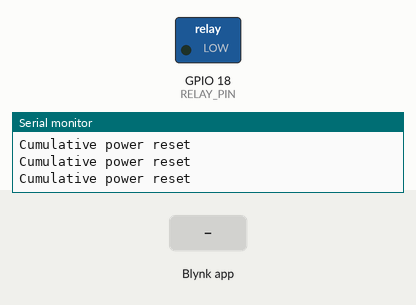
Bench run of a sketch on a simulated ESP32. On the bench: switched loads named in the sketch (green lamp = pin HIGH), the last lines printed to the serial monitor. Inputs (shaded band) come from the test bench. WiFi joins after 1.5 s; servers stay silent unless stated.

Above: at 3.0 s.
3.1 s: Blynk app writes 0 to V3
At 4.2 s:
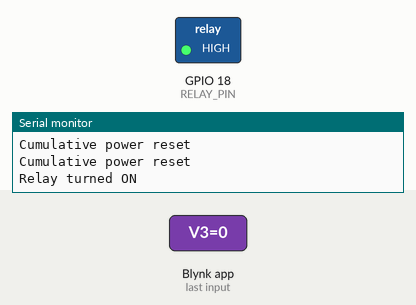
4.6 s: Blynk app writes 1 to V3
At 5.3 s:
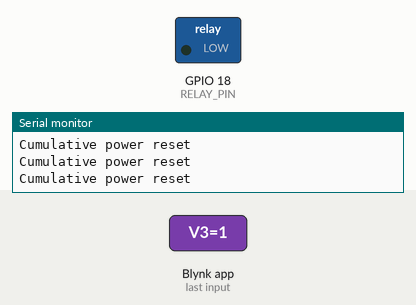
6.1 s: Blynk app writes 200 to V3
At 6.5 s:
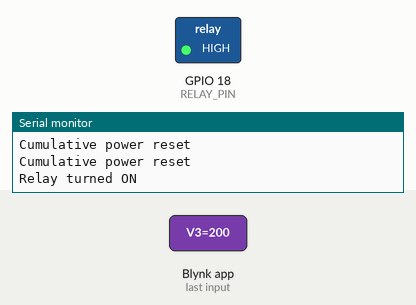
Timing chart, 0 to 9.1 s (numbered marks = the images above; inputs shaded):
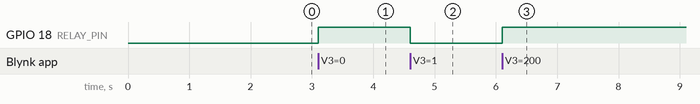

The sketch:

ct_apr29a.ino
```cpp
#define BLYNK_PRINT Serial

#define BLYNK_TEMPLATE_ID "TMPL3TUQcNJid"
#define BLYNK_TEMPLATE_NAME "Smart Plug"
#define BLYNK_AUTH_TOKEN "-i7gpy-gz8w3U8zkZe4H59-n3Nyc4Omk"

#include <WiFi.h>
#include <WiFiClient.h>
#include <BlynkSimpleEsp32.h>
#include "EmonLib.h"
#include <Wire.h> // Include Emon Library

EnergyMonitor emon1; // Create an instance of the EnergyMonitor class

char auth[] = "-i7gpy-gz8w3U8zkZe4H59-n3Nyc4Omk"; // Blynk Auth Token
char ssid[] = "wolfce"; // Your WiFi Name
char pass[] = "abcde123"; // Your WiFi Password

#define RELAY_PIN 18 // Define the pin connected to the relay
#define CT_PIN 33 // Define the pin connected to the CT sensor

BlynkTimer timer;
float powerConsumption = 0.0;
float cumulativePower = 0.0;
bool relayState = false;
float maxPower = 1000.0; // Maximum power consumption threshold

void setup() {
  Serial.begin(9600);
  Blynk.begin(auth, ssid, pass);

  pinMode(RELAY_PIN, OUTPUT);
  digitalWrite(RELAY_PIN, LOW); // Initially turn off the relay
  relayState = false;

  // Setup a virtual pin to control the relay
  Blynk.virtualWrite(V2, LOW); // Set the initial state of the widget in the Blynk app

  // Setup a virtual pin to receive commands from the Blynk app
  Blynk.virtualWrite(V3, 0); // Set the initial state of the widget in the Blynk app

  // Assign a function to be called when the virtual pin state changes
  timer.setInterval(100L, checkVirtualPin);
  emon1.current(CT_PIN, 1); // Current: input pin, calibration.
}

void loop() {
  Blynk.run();
  timer.run();
}

// Function to control the relay based on the value received from the Blynk app
void relayControl(int value) {
  if (value == HIGH) {
    digitalWrite(RELAY_PIN, LOW); // Turn off the relay
    relayState = false;
    Blynk.virtualWrite(V2, LOW); // Update V2 to show relay is OFF
    Serial.println("Relay turned OFF");
  } else {
    digitalWrite(RELAY_PIN, HIGH); // Turn on the relay
    relayState = true;
    Blynk.virtualWrite(V2, HIGH); // Update V2 to show relay is ON
    Serial.println("Relay turned ON");
  }
}

void checkVirtualPin() {
  int value = digitalRead(RELAY_PIN); // Read the current state of the relay pin
  Blynk.virtualWrite(V2, value); // Update the Blynk app with the current state

  if (relayState == false) {
    Blynk.virtualWrite(V2, cumulativePower); // Update V2 with cumulative power consumption
    cumulativePower = 0.0; // Reset cumulative power when relay is switched off
    Serial.println("Cumulative power reset");
  }
}

// Function to measure power consumption
void measurePowerConsumption() {
  // Read the analog value from the CT sensor
  int sensorValue = analogRead(CT_PIN);

  double Irms = emon1.calcIrms(1480); // Calculate Irms only

  // Apply calibration factor to compensate for the stepped-down voltage
  float current = Irms; // Assuming 5V ADC reference voltage

  // Calculate power consumption using a formula specific to your CT sensor and circuit
  // For example, if your CT sensor provides current in Amperes, and you have the voltage, you can use P = V * I
  float voltage = 230.0; // Assuming line voltage of 220V
  powerConsumption = voltage * current;
  cumulativePower += powerConsumption; // Add current power consumption to cumulative power

  // Send live power consumption data to Blynk
  Blynk.virtualWrite(V4, powerConsumption);

  // Check if power consumption exceeds the maximum value
  if (relayState && (powerConsumption > maxPower)) {
    // Turn off the relay if power consumption exceeds the maximum value
    relayControl(HIGH);
    Serial.println("Power consumption exceeded maximum threshold. Relay turned OFF");
  }

  Serial.print("Power consumed: ");
  Serial.print(powerConsumption);
  Serial.println(" watts");
}

BLYNK_WRITE(V3) {
  int value = param.asInt();
  relayControl(value);
}
```

Measured:
- after the input at 3.1 s, GPIO 18 (RELAY_PIN): LOW → HIGH at once
- after the input at 4.6 s, GPIO 18 (RELAY_PIN): HIGH → LOW at once
- after the input at 6.1 s, GPIO 18 (RELAY_PIN): LOW → HIGH at once
